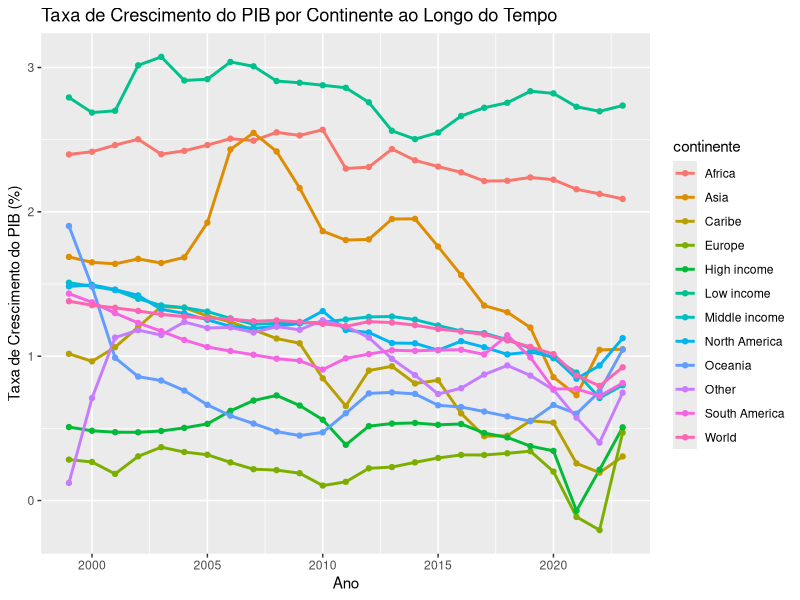
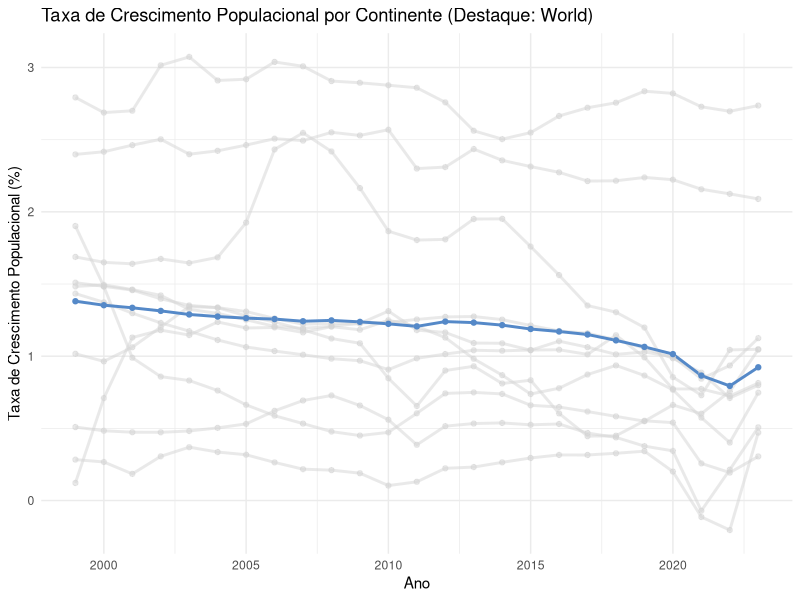
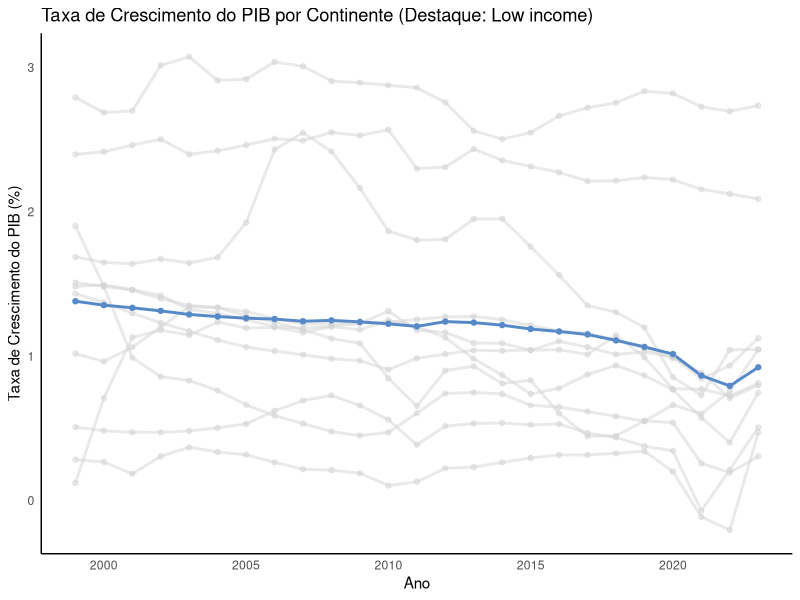
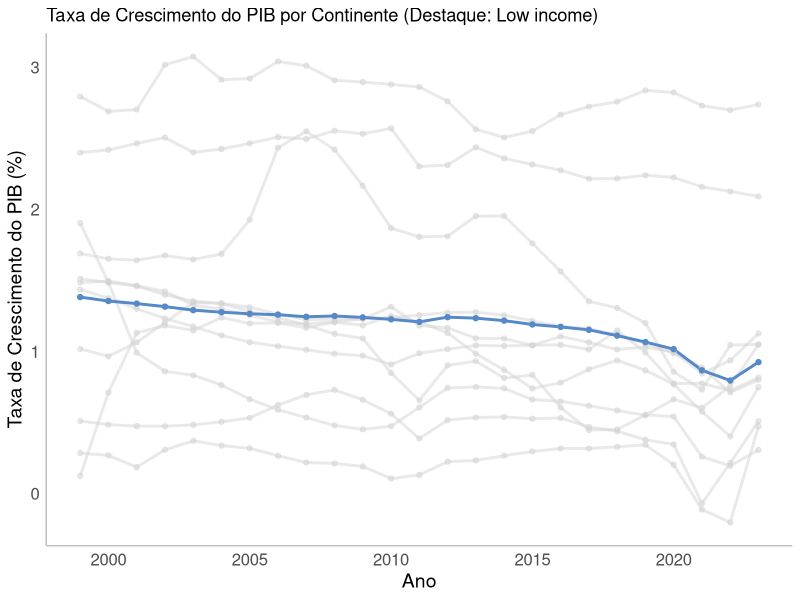
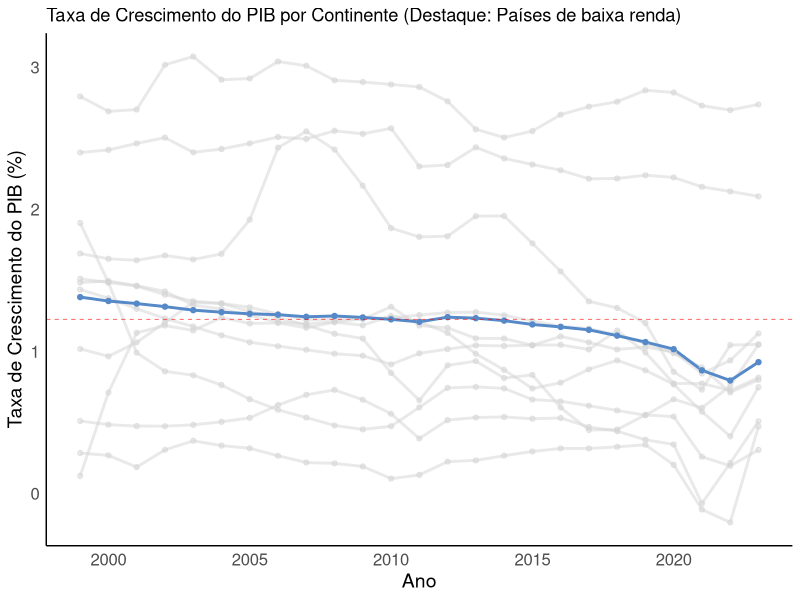
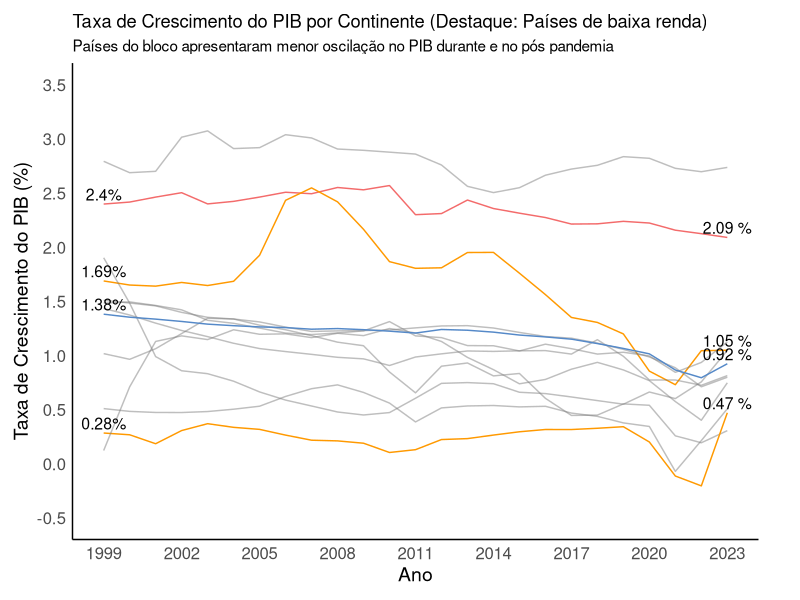

Here is the R script that generated these plots, in order:
# Carregar pacotes necessários
library(ggplot2)
library(dplyr)

# Carregar os dados (substitua o caminho pelo caminho correto do seu arquivo)
world_data <- read.csv("data/world_data.csv")

######################
# PADRÃO
######################

# Selecionar as colunas necessárias e converter tipos de dados
df_chart <- world_data %>%
  group_by(continente, ano) %>%
  summarise(crescimento_populacional = mean(crescimento_populacao, na.rm = T))

# Criar o gráfico de linhas
df_chart %>% ggplot(aes(x = ano, y = crescimento_populacional, color = continente, group = continente)) +
  geom_line(size = 1) +
  geom_point() +
  labs(title = "Taxa de Crescimento do PIB por Continente ao Longo do Tempo",
       x = "Ano", y = "Taxa de Crescimento do PIB (%)") 


####################
# DESTAQUE PARA UM CONTINENTE
####################
# destaque para um continente
df_chart <- df_chart %>%
  mutate(destaque = ifelse(continente == "World", "World", "Outros"))

head(df_chart)

# Criar o gráfico de linhas
ggplot(df_chart, aes(x = ano, y = crescimento_populacional, group = continente)) +
  geom_line(aes(color = destaque, alpha = destaque), size = 1) +
  geom_point(aes(color = destaque, alpha = destaque)) +
  scale_color_manual(values = c("World" = "#5589c8", "Outros"="lightgray")) +
  scale_alpha_manual(values = c("World" = 1, "Outros" = 0.5)) +
  labs(title = "Taxa de Crescimento Populacional por Continente (Destaque: World)",
       x = "Ano", y = "Taxa de Crescimento Populacional (%)") +
  theme_minimal() +
  theme(legend.position = "none")


####################
# REMOVER ELEMENTOS 
####################

# Criar o gráfico de linhas
ggplot(df_chart, aes(x = ano, y = crescimento_populacional, group = continente)) +
  geom_line(aes(color = destaque, alpha = destaque), size = 1) +
  geom_point(aes(color = destaque, alpha = destaque)) +
  scale_color_manual(values = c("World" = "#5589c8", "Outros"="lightgray")) +
  scale_alpha_manual(values = c("World" = 1, "Outros" = 0.5)) +
  labs(title = "Taxa de Crescimento do PIB por Continente (Destaque: Low income)",
       x = "Ano", y = "Taxa de Crescimento do PIB (%)") +
  theme_minimal() +
  theme(
    panel.grid = element_blank(),  # Remove grid lines
    axis.line = element_line(color = "black"),
    legend.position = "none")


####################
# Aumentar tamanho fonte axis X e Y
####################
ggplot(df_chart, aes(x = ano, y = crescimento_populacional, group = continente)) +
  geom_line(aes(color = destaque, alpha = destaque), size = 1) +
  geom_point(aes(color = destaque, alpha = destaque)) +
  scale_color_manual(values = c("World" = "#5589c8", "Outros"="lightgray")) +
  scale_alpha_manual(values = c("World" = 1, "Outros" = 0.5)) +
  labs(title = "Taxa de Crescimento do PIB por Continente (Destaque: Low income)",
       x = "Ano", y = "Taxa de Crescimento do PIB (%)") +
  theme_minimal() +
  theme(
    panel.grid = element_blank(),  # Remove grid lines
    legend.position = "none",
    axis.line = element_line(color = "gray"),
    axis.title = element_text(size = 14), # Aumenta o tamanho da fonte dos títulos dos eixos
    axis.text = element_text(size = 12))


####################
# Criar um intervalo de interesse a partir da média
####################
# Calcular a média geral da taxa de crescimento
media_crescimento <- mean(df_chart$crescimento_populacional, na.rm = TRUE)

ggplot(df_chart, aes(x = ano, y = crescimento_populacional, group = continente)) +
  geom_line(aes(color = destaque, alpha = destaque), size = 1) +
  geom_point(aes(color = destaque, alpha = destaque)) +
  geom_hline(yintercept = media_crescimento, size = 0.2, linetype = "dashed", colour = "red") +
  scale_color_manual(values = c("World" = "#5589c8", "Outros"="lightgray")) +
  scale_alpha_manual(values = c("World" = 1, "Outros" = 0.5)) +
  labs(title = "Taxa de Crescimento do PIB por Continente (Destaque: Países de baixa renda)",
       x = "Ano", y = "Taxa de Crescimento do PIB (%)") +
  theme_minimal() +
  theme(
    panel.grid = element_blank(),                 # Remove todas as linhas de grade
    axis.line = element_line(color = "black"),    # Adiciona linha nos eixos X e Y
    legend.position = "none",                     # Ocultar legenda
    axis.title = element_text(size = 14),         # Aumenta o tamanho da fonte dos títulos dos eixos
    axis.text = element_text(size = 12)           # Aumenta o tamanho da fonte dos rótulos dos eixos
  )


####################
# Criar uma anotação e subtítulo
####################
# Define the colors for highlighted continents
# Define the colors for highlighted continents
destaque_continentes <- c("World" = "#5589c8",
                          "Asia" = "#ff9900",
                          "Africa" = "#f36b6b",
                          "Europe" = "#ff9900")

# Get the last year in the dataset
last_year <- max(df_chart$ano)

# Create the plot
# Create the plot with smoothed lines
ggplot(df_chart, aes(x = ano, y = crescimento_populacional, group = continente)) +
  #geom_point(aes(color = continente, alpha = ifelse(continente %in% names(destaque_continentes), 1, 0.5))) +
  geom_line(aes(color = continente, alpha = ifelse(continente %in% names(destaque_continentes), 1, 0.5))) + 
  #geom_smooth(aes(color = continente, 
  #                alpha = ifelse(continente %in% names(destaque_continentes), 1, 0.5)), 
  #            method = "loess", # Use LOESS smoothing
  #            size = 1, 
  #            se = FALSE) +  # Disable confidence interval shading
  #geom_hline(yintercept = mean(df_chart$crescimento_populacional), size = 0.2, linetype = "dashed", colour = "red") +
  scale_color_manual(values = destaque_continentes, name = "Bloco Econômico") +
  scale_alpha_identity() +  # Use identity scale for alpha since we set it manually
  scale_x_continuous(limits = c(1999, 2023), breaks = seq(1999, 2023, by = 3)) +
  scale_y_continuous(limits = c(-0.5, 3.5), breaks = seq(-0.5, 3.5, by = 0.5)) +
  labs(
    title = "Taxa de Crescimento do PIB por Continente (Destaque: Países de baixa renda)",
    subtitle = "Países do bloco apresentaram menor oscilação no PIB durante e no pós pandemia",
    x = "Ano",
    y = "Taxa de Crescimento do PIB (%)"
  ) +
  theme_minimal() +
  theme(
    panel.grid = element_blank(),                 # Remove todas as linhas de grade
    axis.line = element_line(color = "black"),    # Adiciona linha nos eixos X e Y
    legend.position = "none",                      # Coloca a legenda no topo do gráfico
    axis.title = element_text(size = 14),         # Aumenta o tamanho da fonte dos títulos dos eixos
    axis.text = element_text(size = 12),          # Aumenta o tamanho da fonte dos rótulos dos eixos
    plot.margin = margin(t = 10, r = 30, b = 10, l = 10) # Increase right margin to create space for labels
  ) +
  # Add labels for selected continents at the last year
  geom_text(data = subset(df_chart, ano == last_year & continente %in% names(destaque_continentes)),
            aes(label = paste(round(crescimento_populacional,2), "%")), 
            vjust = -0.3,      # Adjust vertical position of the text
            size = 4,          # Size of the text
            color = "black")+    # Color of the text
  geom_text(data = subset(df_chart, ano == 1999 & continente %in% names(destaque_continentes)),
            aes(label = paste0(round(crescimento_populacional,2), "%")), 
            vjust = -0.3,      # Adjust vertical position of the text
            size = 4,          # Size of the text
            color = "black")    # Color of the text

